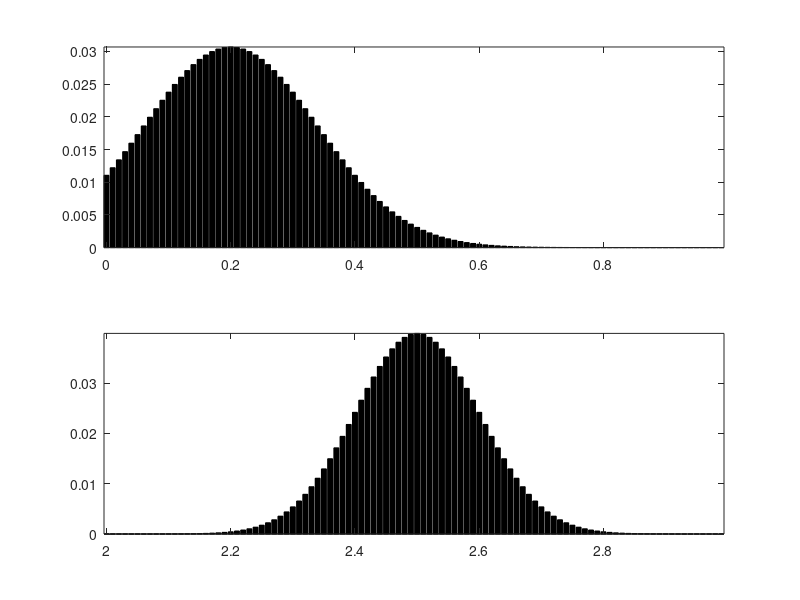
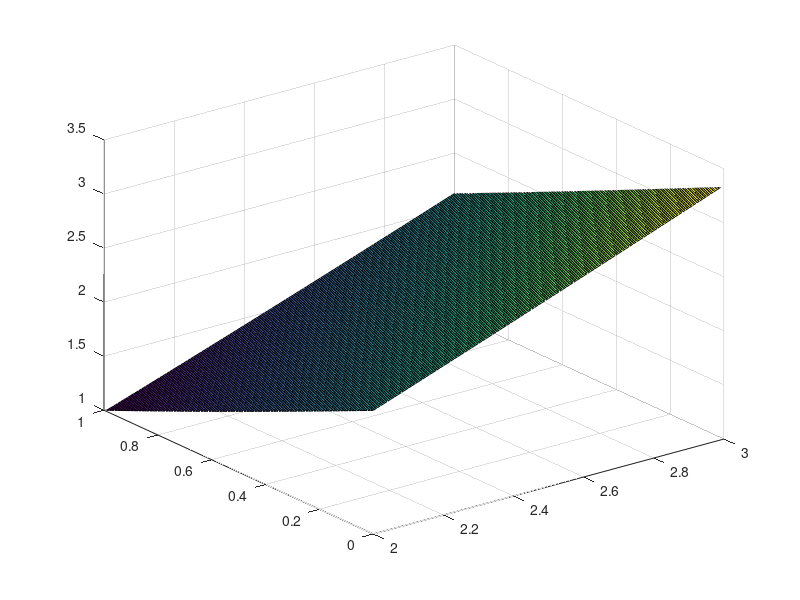

MATLAB code to generate these figures, in order: (Note: this script raises an error after producing the figures.)
%% Multi-Marginal Optimal mass transport problem
% This script numerically solves an OMT problem as follows:
% 1. Transportation cost: C_{ijk} = \frac{x_{i}^2}{t_{k}} + \frac{y_{i}^2}{T - t_{k}}
% 2. Transportation map: Pi_{ijk} with its three marginials: p_i, q_i, r_k
%    such that \sum_{jk} = p_{i}, \sum_{ik} = q_{j}, \sum_{ij} = r_k.
%    p_i and q_j are two probability vector   
% 3. The mariginal along the t cooridinates has an upper-bound: \frac{1.1}{T}.

% The optimizer is the vector r_k which minimize the transportation cost:
% min_{ijk} C_{ijk}.*\Pi_{ijk}
% The cvx is applied to solve the convex optimization problem above.


%% Define the two probability distributions p_{i} and q_{j} and cooridinates X(p), Y(q)
% Consider p_{i} and q_{j} are two discretes distributions 
% p_{i}: i = 1, 2,..., n1
% q_{j}: j = 1, 2,..., n2

clear all
clc

% Useful functions 
normalize = @(a)a/sum(a(:)); % Normalization function 
%% Option 2: Gaussian distributions p,q in histogram
n1 = 100;
n2 = 100;
x = (0:n1-1)'/n1;
y = (0:n2-1)'/n2+2;

Gaussian = @(x,t0,sigma)exp( -(x-t0).^2/(2*sigma^2) ); % Gaussian distribution generator

sigma = .1;
p = Gaussian(x,.2,0.14);
q = Gaussian(y,2.5,0.1);

vmin = .02;
% p = normalize( p+max(p)*vmin);
% q = normalize( q+max(q)*vmin);

p = normalize(p);
q = normalize(q);

figure(1)
subplot(2,1,1);
bar(x, p, 'k'); axis tight;
subplot(2,1,2);
bar(y, q, 'k'); axis tight;



%% Define an linear operator for the constraints of the marginals (Coupling)
[Y,X] = meshgrid(x,y);
% C = (X-Y).^2;
C = (X-Y).^(1.1);

figure(2)
cost = surf(X,Y,C);
cost.EdgeColor = 'none';
colorbar


%% CVX solver 
cvx_begin
    variable ga(n1,n2)
    minimize(sum(sum(C'.*ga)))
    subject to
     ga*ones(n2,1) == p;
     ga'*ones(n1,1) == q;
     ga >= 0;
cvx_end

% Constraint check (suppose to be 0):
sum(ga*ones(n2,1)-p)
sum(ga'*ones(n1,1)-q)

%% Map 
figure(3)
map = surf(X',Y',ga);
map.EdgeColor = 'none';
xlabel('q')
ylabel('p')
title('Coupling \Pi(p,q)')
axis tight
